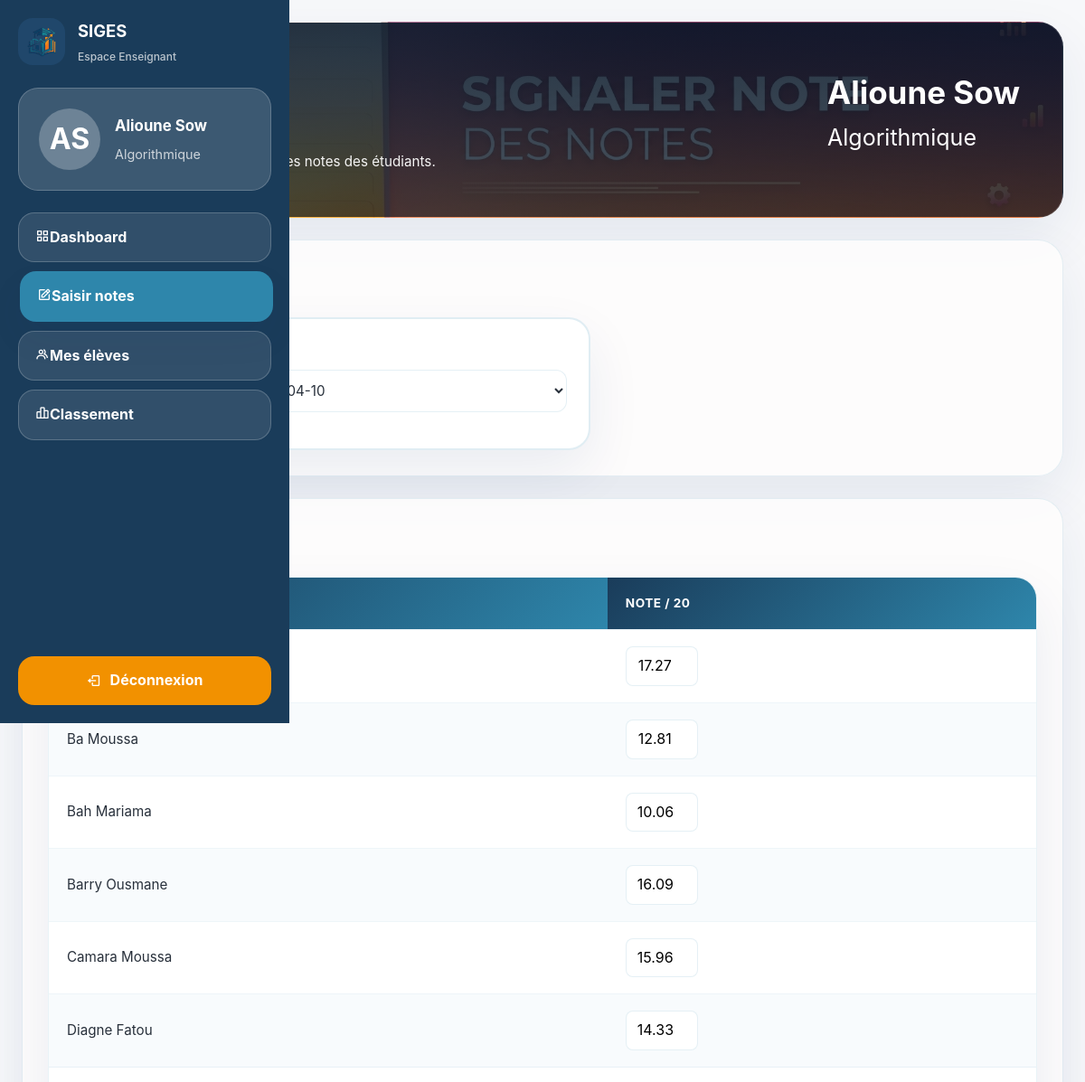
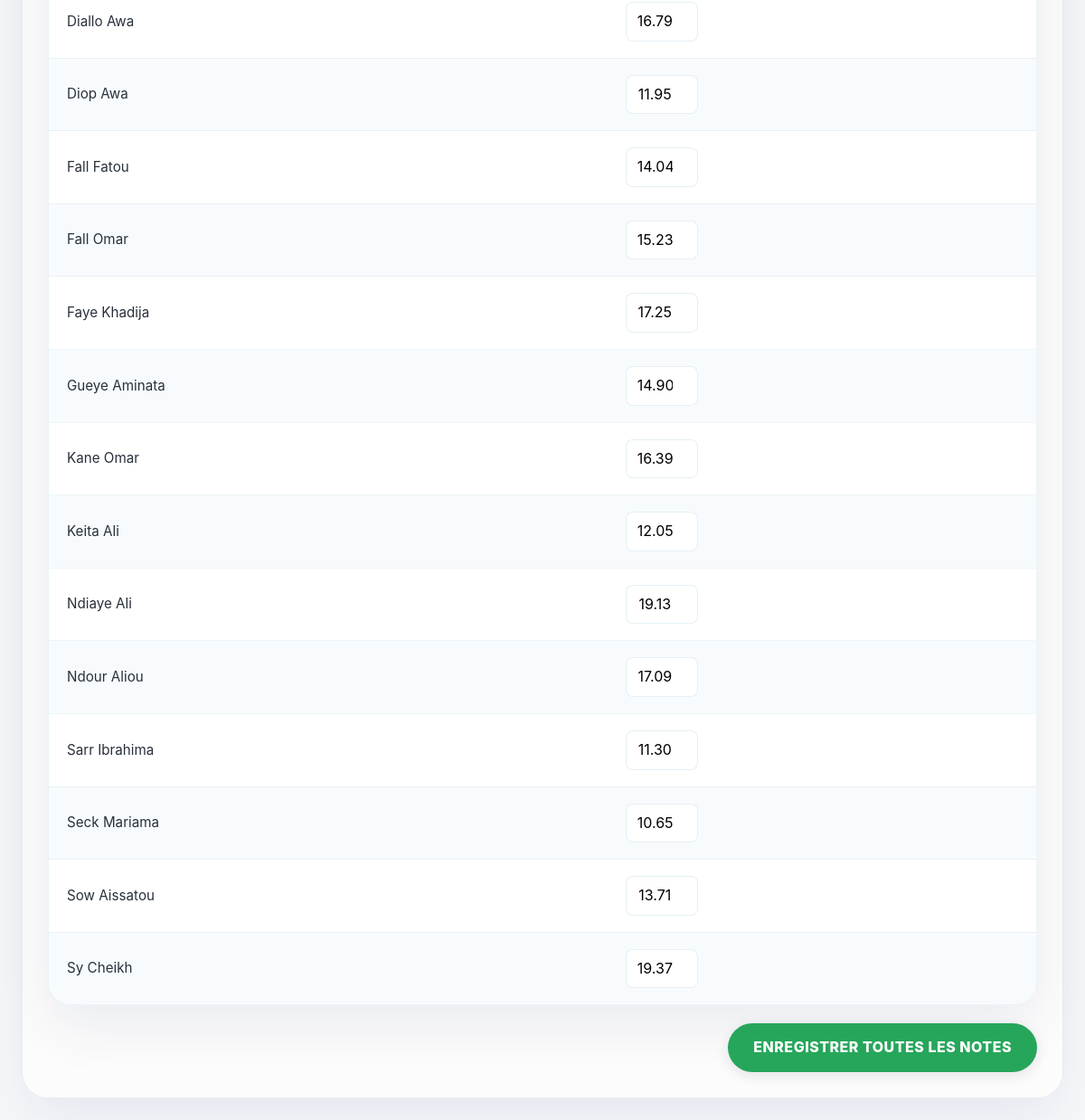
Page /views/professeur/grades_entry.php?id_classe=1 (signed in) on the committed database (2 pictures, top to bottom).
### tables this page shows
CREATE TABLE `professeur` (
  `Id_Professeur` int(11) NOT NULL,
  `nom` varchar(100) NOT NULL,
  `prenom` varchar(100) NOT NULL,
  `Id_Matiere` int(11) DEFAULT NULL,
  `login` varchar(50) DEFAULT NULL
);

CREATE TABLE `matiere` (
  `Id_Matiere` int(11) NOT NULL,
  `libelle` varchar(100) NOT NULL,
  `coefficient` int(11) NOT NULL
);

CREATE TABLE `effectue` (
  `id_Etudiant` int(11) NOT NULL,
  `Id_Evaluation` int(11) NOT NULL,
  `note` decimal(5,2) DEFAULT NULL
);

CREATE TABLE `etudiant` (
  `id_Etudiant` int(11) NOT NULL,
  `nom` varchar(100) NOT NULL,
  `prenom` varchar(100) NOT NULL,
  `Id_Classe` int(11) DEFAULT NULL,
  `login` varchar(50) DEFAULT NULL
);

### models/Teacher.php (called while the page is built, shortened)
<?php
class Teacher {
    private $conn;
    private $table_name = "professeur";
    public function __construct($db) {
        $this->conn = $db;
    }
    public function getProfileByLogin($login) {
        $query = "SELECT p.*, m.libelle as nom_matiere, m.coefficient
                  FROM " . $this->table_name . " p
                  JOIN matiere m ON p.Id_Matiere = m.Id_Matiere
                  WHERE p.login = :login";
        $stmt = $this->conn->prepare($query);
        $stmt->bindParam(':login', $login);
        $stmt->execute();
        return $stmt->fetch(PDO::FETCH_ASSOC);
    }
}
?>

### models/Grade.php (called while the page is built, shortened)
<?php
class Grade {
    private $conn;
    public function __construct($db) {
        $this->conn = $db;
    }
    public function getTeacherEvaluations($id_prof) {
        $query = "SELECT ev.*, m.libelle as matiere, m.coefficient
                  FROM evaluation ev
                  JOIN matiere m ON ev.Id_Matiere = m.Id_Matiere
                  WHERE ev.Id_Professeur = :id_prof
                  ORDER BY ev.date_eval DESC";
        $stmt = $this->conn->prepare($query);
        $stmt->execute(['id_prof' => $id_prof]);
        return $stmt->fetchAll(PDO::FETCH_ASSOC);
    }
}
?>

### views/professeur/grades_entry.php (the view, shortened to what this page needs)
<?php
require_once '../../models/Teacher.php';
require_once '../../models/Grade.php';
$database = new Database();
$db = $database->getConnection();
$teacherModel = new Teacher($db);
$gradeModel = new Grade($db);
$profData = $teacherModel->getProfileByLogin($_SESSION['user_login']);
$id_classe = isset($_GET['id_classe']) ? intval($_GET['id_classe']) : 0;
$allEvaluations = $gradeModel->getTeacherEvaluations($profData['Id_Professeur']);
$id_evaluation = isset($_GET['id_evaluation']) ? intval($_GET['id_evaluation']) : null;
if (!$id_evaluation && count($allEvaluations) > 0) {
    $id_evaluation = $allEvaluations[0]['Id_Evaluation'];
}
if (!$id_evaluation) {
    $students = [];
} else {
    $queryStudents = "SELECT e.id_Etudiant, e.nom, e.prenom, eff.note
                      FROM etudiant e
                      LEFT JOIN effectue eff ON e.id_Etudiant = eff.id_Etudiant AND eff.Id_Evaluation = :id_ev
                      WHERE e.Id_Classe = :id_c
                      ORDER BY e.nom ASC";
    $stmtStudents = $db->prepare($queryStudents);
    $stmtStudents->execute(['id_ev' => $id_evaluation, 'id_c' => $id_classe]);
    $students = $stmtStudents->fetchAll(PDO::FETCH_ASSOC);
}
?>
<!DOCTYPE html>
<html lang="fr">
<head>
    <link rel="stylesheet" href="../../assets/css/style.css">
    <link rel="stylesheet" href="https://cdn.jsdelivr.net/npm/boxicons@2.1.4/css/boxicons.min.css">
</head>
<body>
    <div class="student-shell">
        <aside class="student-sidebar">
            <div class="sidebar-brand">
                <img src="../../assets/img/logo_simple-SAP.png" alt="SIGES logo">
                <div class="brand-title">
                    <strong>SIGES</strong>
                    <span>Espace Enseignant</span>
                </div>
            </div>
            <div class="profile-box">
                <div class="profile-avatar"><?= htmlspecialchars(strtoupper(substr($profData['prenom'], 0, 1) . substr($profData['nom'], 0, 1))) ?></div>
                <div class="profile-info">
                    <h2><?= htmlspecialchars($profData['prenom'] . ' ' . $profData['nom']) ?></h2>
                    <p><?= htmlspecialchars($profData['nom_matiere']) ?></p>
                </div>
            </div>
            <nav class="sidebar-nav">
                <a href="dashboard.php"><i class='bx bx-grid-alt'></i>Dashboard</a>
                <a href="grades_entry.php?id_classe=<?= $id_classe ?>" class="active"><i class='bx bx-edit'></i>Saisir notes</a>
                <a href="view_students.php?id_classe=<?= $id_classe ?>"><i class='bx bx-group'></i>Mes élèves</a>
                <a href="view_grades.php?id_classe=<?= $id_classe ?>"><i class='bx bx-bar-chart-alt-2'></i>Classement</a>
            </nav>
            <a href="../../controllers/Logout.php" class="logout-btn"><i class='bx bx-log-out'></i>Déconnexion</a>
        </aside>
        <main class="student-main">
            <section class="page-header page-header-reclamation">
                <div>
                    <p class="eyebrow">Saisie des notes</p>
                    <h1>Classe <?= htmlspecialchars($id_classe) ?></h1>
                    <p>Choisissez l'évaluation et saisissez les notes des étudiants.</p>
                </div>
                <div class="header-user-card">
                    <strong><?= htmlspecialchars($profData['prenom'] . ' ' . $profData['nom']) ?></strong>
                    <span><?= htmlspecialchars($profData['nom_matiere']) ?></span>
                </div>
            </section>
            <section class="section-block">
                <div class="section-title-row">
                    <h2>Sélection de l'évaluation</h2>
                </div>
                <div class="form-box" style="max-width: 600px;">
                    <form method="GET">
                        <div class="form-group">
                            <label>Évaluation à saisir</label>
                            <select name="id_evaluation" onchange="this.form.submit()" style="max-width: none;">
                                <?php foreach ($allEvaluations as $evalItem): ?>
                                    <option value="<?= $evalItem['Id_Evaluation'] ?>" <?= $id_evaluation == $evalItem['Id_Evaluation'] ? 'selected' : '' ?>>
                                        <?= htmlspecialchars($evalItem['matiere']) ?> - S<?= htmlspecialchars($evalItem['semestre']) ?> - <?= htmlspecialchars($evalItem['date_eval']) ?>
                                    </option>
                                <?php endforeach; ?>
                            </select>
                        </div>
                    </form>
                </div>
            </section>
            <section class="section-block">
                <div class="section-title-row">
                    <h2>Liste des étudiants</h2>
                </div>
                <?php if ($id_evaluation): ?>
                    <form action="../../controllers/GradeController.php" method="POST">
                        <div class="table-card">
                            <table>
                                <thead>
                                    <tr>
                                        <th>Étudiant</th>
                                        <th>Note / 20</th>
                                    </tr>
                                </thead>
                                <tbody>
                                    <?php foreach ($students as $s): ?>
                                        <tr>
                                            <td><?= htmlspecialchars($s['nom'] . ' ' . $s['prenom']) ?></td>
                                            <td>
                                                <input type="number"
                                                    name="notes[<?= $s['id_Etudiant'] ?>]"
                                                    value="<?= $s['note'] ?>"
                                                    step="0.25" min="0" max="20" required>
                                            </td>
                                        </tr>
                                    <?php endforeach; ?>
                                </tbody>
                            </table>
                        </div>
                        <div style="display:flex; justify-content:flex-end; margin-top:20px;">
                            <button type="submit" class="button-success">Enregistrer toutes les notes</button>
                        </div>
                    </form>
                <?php else: ?>
                    <div class="form-hint" style="margin-top: 16px;">Aucune évaluation sélectionnée pour cette classe. Veuillez créer une évaluation depuis le tableau de bord.</div>
                <?php endif; ?>
            </section>
        </main>
    </div>
</body>
</html>

### rows in the picture
professeur: prenom+nom "AS", prenom+nom "Alioune Sow", Id_Matiere.libelle "Algorithmique"
effectue: note "17.27"
effectue: id_Etudiant.prenom "Ba Moussa", note "12.81"
effectue: id_Etudiant.prenom "Bah Mariama", note "10.06"
effectue: id_Etudiant.prenom "Barry Ousmane", note "16.09"
effectue: id_Etudiant.prenom "Camara Moussa", note "15.96"
effectue: id_Etudiant.prenom "Diagne Fatou", note "14.33"
effectue: id_Etudiant.prenom "Diallo Awa", note "16.79"
effectue: id_Etudiant.prenom "Diop Awa", note "11.95"
effectue: id_Etudiant.prenom "Fall Fatou", note "14.04"
effectue: id_Etudiant.prenom "Fall Omar", note "15.23"
effectue: id_Etudiant.prenom "Faye Khadija", note "17.25"
effectue: id_Etudiant.prenom "Gueye Aminata", note "14.90"
effectue: id_Etudiant.prenom "Kane Omar", note "16.39"
effectue: id_Etudiant.prenom "Keita Ali", note "12.05"
effectue: id_Etudiant.prenom "Ndiaye Ali", note "19.13"
effectue: id_Etudiant.prenom "Ndour Aliou", note "17.09"
effectue: id_Etudiant.prenom "Sarr Ibrahima", note "11.30"
effectue: id_Etudiant.prenom "Seck Mariama", note "10.65"
effectue: id_Etudiant.prenom "Sow Aissatou", note "13.71"
effectue: id_Etudiant.prenom "Sy Cheikh", note "19.37"

### other values in the picture
form field id_evaluation "Base de Données - S1 - 2024-04-10"
